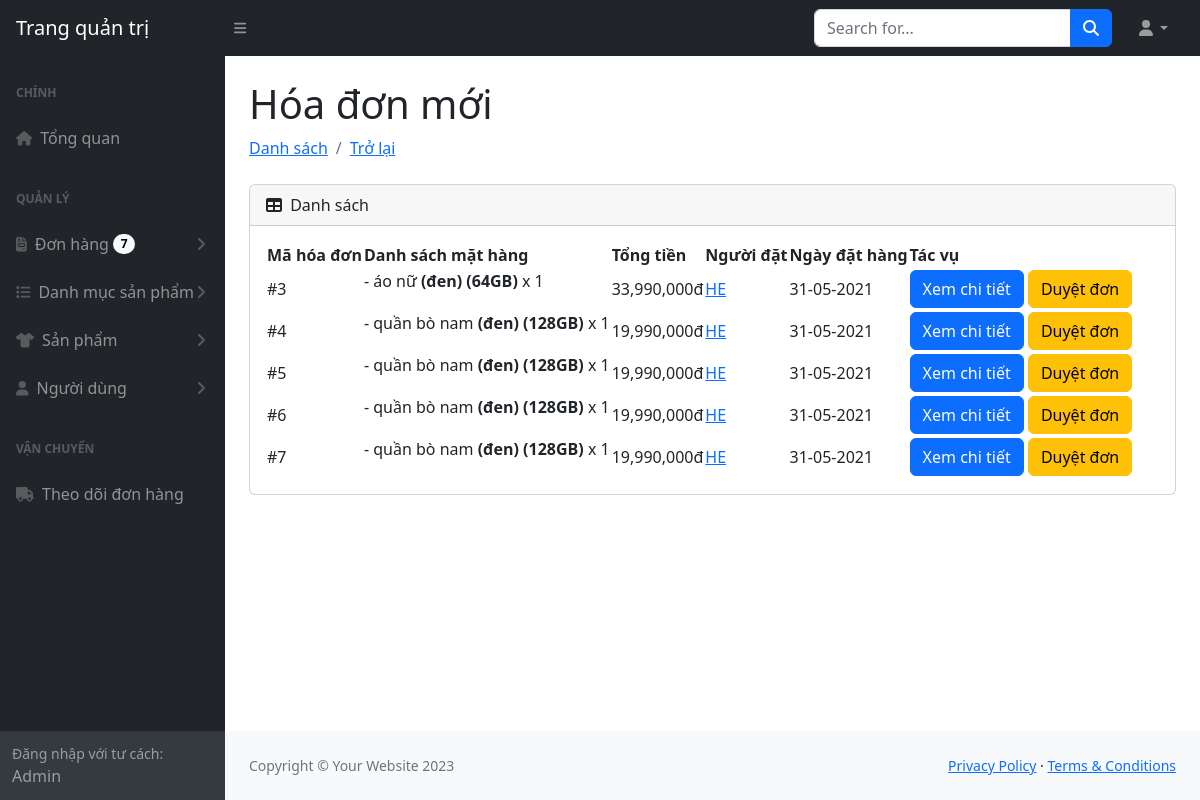
Page /admin.php?task=neworder on the committed database.
### tables this page shows
CREATE TABLE `orders` (
  `id` int(11) NOT NULL,
  `fullname` varchar(255) NOT NULL,
  `email` varchar(255) NOT NULL,
  `phone` varchar(255) NOT NULL,
  `address` varchar(255) NOT NULL,
  `note` varchar(255) NOT NULL,
  `created_at` datetime NOT NULL,
  `payment` int(1) NOT NULL,
  `total` int(10) NOT NULL,
  `quantity` int(10) NOT NULL,
  `item` int(10) NOT NULL,
  `payed` int(11) NOT NULL DEFAULT 0,
  `active` int(1) NOT NULL,
  `user_id` int(11) NOT NULL
);

CREATE TABLE `orders_products` (
  `id` int(11) NOT NULL,
  `order_id` int(11) NOT NULL,
  `product_id` int(11) NOT NULL,
  `color_id` int(11) NOT NULL,
  `memory_id` int(11) NOT NULL,
  `ram_id` int(11) NOT NULL,
  `quantity` int(10) NOT NULL,
  `total` int(10) NOT NULL
);

CREATE TABLE `products` (
  `id` int(11) NOT NULL,
  `name` varchar(500) NOT NULL,
  `price` int(9) NOT NULL,
  `sale_price` int(9) NOT NULL,
  `thumbnail` varchar(255) NOT NULL,
  `product_desc` varchar(500) NOT NULL,
  `sold` int(5) NOT NULL DEFAULT 0,
  `amount` int(5) NOT NULL,
  `category_id` int(11) NOT NULL
);

CREATE TABLE `colors` (
  `id` int(11) NOT NULL,
  `name` varchar(255) NOT NULL,
  `value` varchar(255) NOT NULL
);

CREATE TABLE `memories` (
  `id` int(11) NOT NULL,
  `name` varchar(255) NOT NULL,
  `value` varchar(255) NOT NULL
);

CREATE TABLE `users` (
  `id` int(11) NOT NULL,
  `username` varchar(255) NOT NULL,
  `password` varchar(255) NOT NULL,
  `fullname` varchar(255) NOT NULL,
  `email` varchar(255) NOT NULL,
  `address` varchar(500) NOT NULL,
  `phone` varchar(50) NOT NULL,
  `role` int(11) NOT NULL DEFAULT 0
);

### Controller/admin.php (called while the page is built, shortened)
<?php
class Controller
{
    protected $model;
    public function __construct()
    {
        require_once('./model/model.php');
        $this->model = new Model();
    }
    public function neworder()
    {
        $order_list = $this->model->getArray('orders', 'active = 0');
        require_once('./view/hoa_don_moi.php');
    }
}

### model/model.php (called while the page is built, shortened)
<?php
class Model
{
    protected $host, $db, $user, $pass, $conn;
    public function __construct()
    {
        $this->host = 'localhost';
        $this->db = 'phi';
        $this->user = 'root';
        $this->pass = '';
        $this->conn = new mysqli($this->host, $this->user, $this->pass, $this->db);
        $this->conn->set_charset("utf8");
    }
    public function get($table, $condition)
    {
        if (empty($condition)) {
            $query = "SELECT * FROM $table";
        } else {
            $query = "SELECT * FROM $table WHERE $condition";
        }
        $result = $this->conn->query($query);
        if ($result->num_rows > 0) {
            return $result->fetch_assoc();
        } else {
            return null;
        }
    }
    public function getArray($tableName, $condition, $limit = 50)
    {
        if (empty($condition)) {
            $query = "SELECT * FROM $tableName LIMIT $limit";
        } else {
            $query = "SELECT * FROM $tableName WHERE $condition LIMIT $limit";
        }
        $result = $this->conn->query($query);
        if ($result && $result->num_rows > 0) {
            return $result;
        } else {
            return null;
        }
    }
}

### view/hoa_don_moi.php (the view)
<?php require_once('./includes/header_sidebar.php'); ?>
<div class="container-fluid px-4">
    <h1 class="mt-4">Hóa đơn mới</h1>
    <ol class="breadcrumb mb-4">
        <li class="breadcrumb-item"><a href="admin.php">Danh sách</a></li>
        <li class="breadcrumb-item active"><a href="#">Trở lại</a></li>
    </ol>
    <div class="card mb-4">
        <div class="card-header">
            <i class="fas fa-table me-1"></i>
            Danh sách
        </div>
        <div class="card-body">
            <table id="datatablesSimple">
                <thead>
                    <tr>
                        <th>Mã hóa đơn</th>
                        <th>Danh sách mặt hàng</th>
                        <th>Tổng tiền</th>
                        <th>Người đặt</th>
                        <th>Ngày đặt hàng</th>
                        <th>Tác vụ</th>
                </thead>
                <tbody>
                    <?php $i = 1; if(is_null($order_list)){ echo '<tr><td>Chưa có hóa đơn nào !</td></tr>';
                            } else {
                            while($hd = $order_list->fetch_assoc()){ ?>
                    <tr>
                        <td>#<?php echo $hd['id']; ?></td>
                        <td><?php $sanphams = $this->model->getArray('orders_products','order_id='.$hd['id']);
                                    while($sp = $sanphams->fetch_assoc()){ ?>
                            <p>- <?php echo $this->model->get('products','id='.$sp['product_id'])['name'].'<b> ('.$this->model->get('colors','id='.$sp['color_id'])['name'].')'.' ('.$this->model->get('memories','id='.$sp['memory_id'])['name'].')</b> x '.$sp['quantity']; ?>
                            </p>
                            <?php } ?>
                        </td>
                        <td><?php echo number_format($hd['total'], 0, '.', ',');?>đ</td>
                        <td>
                            <?php if($hd['user_id']!=0){ ?>
                            <a
                                href="user.php?id=<?php echo $hd['user_id'] ?>"><?php echo $this->model->get('users','id='.$hd['user_id'])['fullname'] ?></a>
                            <?php } else { ?>
                            <?php echo $hd['fullname'] ?>
                            <?php } ?>
                        </td>
                        <td><?php echo date_format(date_create($hd['created_at']),"d-m-Y"); ?></td>
                        <td>
                            <a href="admin.php?task=detailorder&id=<?php echo $hd['id'] ?>" class="btn btn-primary">Xem
                                chi tiết</a>
                            <?php if($hd['active']==0){ ?>
                            <a onclick="return confirm('Bạn có chắc chắn muốn duyệt đơn hàng này?')"
                                href="admin.php?task=activeorder&id=<?php echo $hd['id'] ?>"
                                class="btn btn-warning">Duyệt đơn</a>
                            <?php } ?>
                        </td>
                    </tr>
                    <?php }} ?>
                </tbody>
            </table>
        </div>
    </div>
</div>
<?php require_once './includes/footer.php' ?>

### rows in the picture
orders: id "3", total "33,990,000", user.fullname "HE", created_at "31-05-2021"
orders_products: product.name "áo nữ", color.name "đen", memory.name "64GB", quantity "1"
orders: id "4", total "19,990,000", user.fullname "HE", created_at "31-05-2021"
orders_products: product.name "quần bò nam", color.name "đen", memory.name "128GB", quantity "1"
orders: id "5", total "19,990,000", user.fullname "HE", created_at "31-05-2021"
orders_products: product.name "quần bò nam", color.name "đen", memory.name "128GB", quantity "1"
orders: id "6", total "19,990,000", user.fullname "HE", created_at "31-05-2021"
orders_products: product.name "quần bò nam", color.name "đen", memory.name "128GB", quantity "1"
orders: id "7", total "19,990,000", user.fullname "HE", created_at "31-05-2021"
orders_products: product.name "quần bò nam", color.name "đen", memory.name "128GB", quantity "1"

### other values in the picture
$this->model->count('orders', '') "7"
